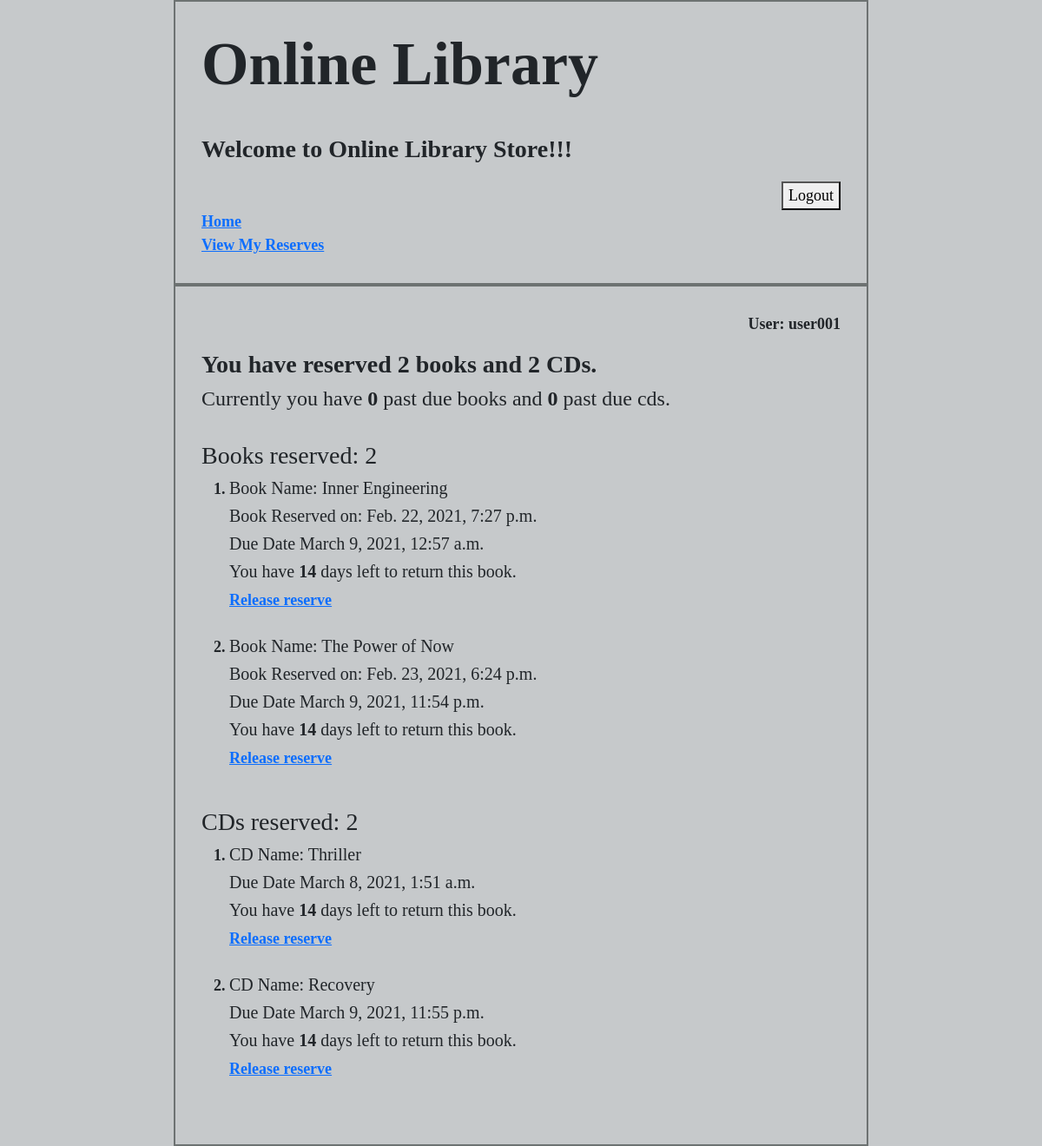
Screenshot of /reserve/myreserves/ (signed in) with the database file from the repository.
### reserve/models.py (models this page shows, shortened)
class BookReserve(models.Model):
    user_id = models.ForeignKey(User, default=None, on_delete=models.CASCADE)
    book_id = models.ForeignKey(Book, default=None, on_delete=models.CASCADE)
    reserve_date = models.DateTimeField(auto_now_add=True)
    due_date = models.DateTimeField(auto_now_add=False)
    days_for_expiry = models.IntegerField(default=14)

class CDReserve(models.Model):
    user_id = models.ForeignKey(User, default=None, on_delete=models.CASCADE)
    cd_id = models.ForeignKey(CD, default=None, on_delete=models.CASCADE)
    reserve_date = models.DateTimeField(auto_now_add=True)
    due_date = models.DateTimeField(auto_now_add=False)

### books_cds/models.py (models this page shows)
class Book(models.Model):
    book_id = models.IntegerField(primary_key=True)
    book_name = models.CharField(max_length=100)
    book_author = models.CharField(max_length=100)
    book_language = models.CharField(max_length=30)
    book_quantity = models.IntegerField(blank=True, null=True)
    def __str__(self):
        return self.book_name

class CD(models.Model):
    cd_id = models.IntegerField(primary_key=True)
    cd_name = models.CharField(max_length=100)
    cd_artist = models.CharField(max_length=100)
    cd_language = models.CharField(max_length=30)
    cd_quantity = models.IntegerField(blank=True, null=True)
    def __str__(self):
        return self.cd_name

### reserve/views.py (the view)
# urls.py: path('myreserves/', views.myreserves, name="myreserves"),
@login_required(login_url="/accounts/login/")
def myreserves(request):
    logged_in_user = get_object_or_404(User, username=str(request.user))
    bookreserves = BookReserve.objects.filter(user_id=logged_in_user)
    cdreserves = CDReserve.objects.filter(user_id=logged_in_user)
    book_dict_items = BookReserve.objects.filter(user_id=logged_in_user).aggregate(Count('user_id'))
    cd_dict_items = CDReserve.objects.filter(user_id=logged_in_user).aggregate(Count('user_id'))
    total_book_items = book_dict_items["user_id__count"]
    total_cd_items = cd_dict_items["user_id__count"]
    bookduedates = BookReserve.objects.filter(user_id=logged_in_user).only("due_date")
    days_left_to_return_book = 0
    bookpastduedates = 0
    for i in bookduedates:
        a=i.due_date
        b=i.reserve_date
        c=a-b
        days_left_to_return_book=c.days
        if days_left_to_return_book < 0:
            bookpastduedates = bookpastduedates + 1
    days_left_to_return_cd = 0
    cdpastduedates = 0
    cdduedates = CDReserve.objects.filter(user_id=logged_in_user).only("due_date")
    for j in cdduedates:
        d=j.due_date
        e=j.reserve_date
        f=d-e
        days_left_to_return_cd=f.days
        if cdpastduedates < 0:
            cdpastduedates = cdpastduedates + 1
    return render(request, 'reserve/myreserves.html', {'bookreserves':bookreserves, 'total_book_items':total_book_items, 'cdreserves':cdreserves, 'total_cd_items':total_cd_items, 'logged_in_user':logged_in_user, 'days_left_to_return_book':days_left_to_return_book, 'days_left_to_return_cd':days_left_to_return_cd, 'bookpastduedates':bookpastduedates, 'cdpastduedates':cdpastduedates})

### reserve/templates/reserve/myreserves.html (shortened to what this page needs)
{% extends 'base.html' %}
{% block content %}
    <div class="logged-in-username">
        <p>User: {{ logged_in_user }}</p>
    </div>
    <h3><b>You have reserved {{ total_book_items }} books and {{ total_cd_items }} CDs.</b></h3>
    <h4>Currently you have <b>{{ bookpastduedates }}</b> past due books and <b>{{ cdpastduedates }}</b> past due cds.</h4><br>
    <h3>Books reserved: {{ total_book_items }}</h3>
    <ol>
    {% for i in bookreserves %}
        <li>
            <h5>Book Name: {{ i.book_id }} </h5>
            <h5>Book Reserved on: {{ i.reserve_date }} </h5>
            <h5>Due Date {{ i.due_date }}</h5>
            <h5>You have <b>{{ days_left_to_return_book }}</b> days left to return this book.</h5>
            <a href="{% url 'reserve:releasereserve' id=i.id%}">Release reserve</a>
        </li><br>
    {% endfor %}
    </ol>
    <h3>CDs reserved: {{ total_cd_items }}</h3>
    <ol>
    {% for i in cdreserves %}
        <li>
            <h5>CD Name: {{ i.cd_id }}</h5>
            <h5>Due Date {{ i.due_date }}</h5>
            <h5>You have <b>{{ days_left_to_return_cd }}</b> days left to return this book.</h5>
            <a href="{% url 'reserve:releasecdreserve' id=i.id%}">Release reserve</a>
        </li><br>
    {% endfor %}
    </ol>
{% endblock %}

### static/style.css (style rules this page uses)
body { background-color: rgba(182, 187, 189, 0.781); background-attachment: fixed; font-size: 18px; }
body * { font-family: Georgia; }
.logged-in-username { text-align: right; }

### rows the page displays
BookReserve: book_id "Inner Engineering", reserve_date "Feb. 22, 2021, 7:27 p.m.", due_date "March 9, 2021, 12:57 a.m.", days_left_to_return_book "14"
BookReserve: book_id "The Power of Now", reserve_date "Feb. 23, 2021, 6:24 p.m.", due_date "March 9, 2021, 11:54 p.m.", days_left_to_return_book "14"
CDReserve: cd_id "Thriller", due_date "March 8, 2021, 1:51 a.m.", days_left_to_return_cd "14"
CDReserve: cd_id "Recovery", due_date "March 9, 2021, 11:55 p.m.", days_left_to_return_cd "14"

### other values shown
{{ logged_in_user }} "user001"
{{ total_book_items }} "2"
{{ total_cd_items }} "2"
{{ bookpastduedates }} "0"
{{ cdpastduedates }} "0"
